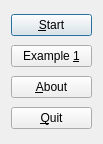
<?xml version="1.0" encoding="UTF-8"?>
<ui version="4.0">
 <class>QtVirtualBastardMenuDialog</class>
 <widget class="QDialog" name="QtVirtualBastardMenuDialog">
  <property name="geometry">
   <rect>
    <x>0</x>
    <y>0</y>
    <width>103</width>
    <height>144</height>
   </rect>
  </property>
  <property name="windowTitle">
   <string>VirtualBastard</string>
  </property>
  <layout class="QVBoxLayout" name="verticalLayout">
   <item>
    <widget class="QPushButton" name="button_start">
     <property name="text">
      <string>&amp;Start</string>
     </property>
    </widget>
   </item>
   <item>
    <widget class="QPushButton" name="button_1">
     <property name="text">
      <string>Example &amp;1</string>
     </property>
    </widget>
   </item>
   <item>
    <widget class="QPushButton" name="button_about">
     <property name="text">
      <string>&amp;About</string>
     </property>
    </widget>
   </item>
   <item>
    <widget class="QPushButton" name="button_quit">
     <property name="text">
      <string>&amp;Quit</string>
     </property>
    </widget>
   </item>
  </layout>
 </widget>
 <resources/>
 <connections/>
</ui>
